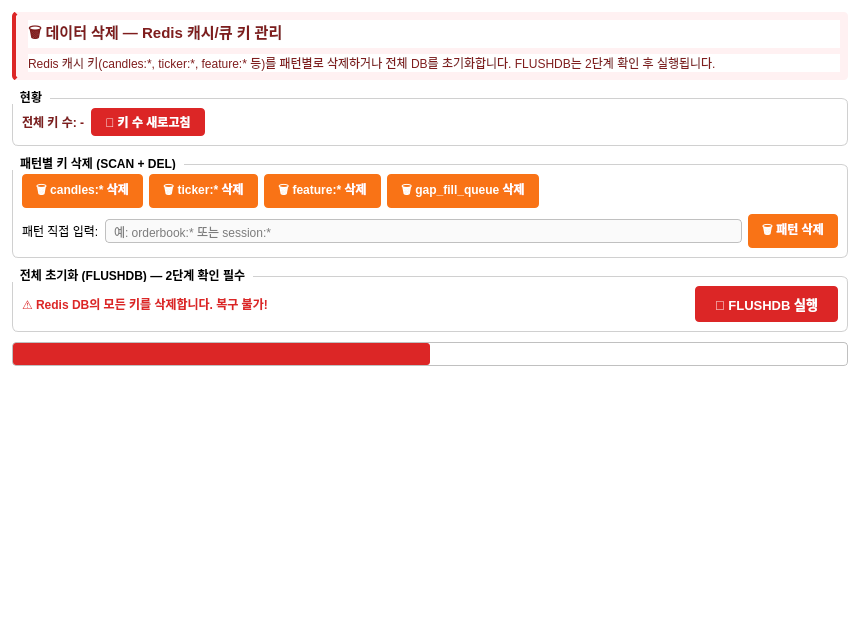
<?xml version="1.0" encoding="UTF-8"?>
<ui version="4.0">
 <class>DeleteTab</class>
 <widget class="QWidget" name="DeleteTab">
  <property name="geometry">
   <rect>
    <x>0</x>
    <y>0</y>
    <width>860</width>
    <height>620</height>
   </rect>
  </property>
  <property name="windowTitle">
   <string>데이터 삭제</string>
  </property>
  <property name="styleSheet">
   <string notr="true">QWidget { background-color: #FFFFFF; font-family: &quot;맑은 고딕&quot;, &quot;Segoe UI&quot;; font-size: 9pt; }
QGroupBox { border: 1px solid #D0D0D0; border-radius: 6px; margin-top: 8px; font-weight: bold; }
QGroupBox::title { subcontrol-origin: margin; subcontrol-position: top left; padding: 0 6px; }
QPushButton { border-radius: 4px; padding: 5px 14px; font-weight: bold; }
QComboBox, QLineEdit { border: 1px solid #C0C0C0; border-radius: 4px; padding: 3px 6px; background: #FAFAFA; }
QProgressBar { border: 1px solid #C0C0C0; border-radius: 4px; text-align: center; }
QProgressBar::chunk { background-color: #DC2626; border-radius: 3px; }</string>
  </property>
  <layout class="QVBoxLayout" name="verticalLayout">
   <property name="spacing">
    <number>10</number>
   </property>
   <property name="leftMargin">
    <number>12</number>
   </property>
   <property name="topMargin">
    <number>12</number>
   </property>
   <property name="rightMargin">
    <number>12</number>
   </property>
   <property name="bottomMargin">
    <number>12</number>
   </property>
   <!-- 상단 배너 -->
   <item>
    <widget class="QFrame" name="frameBanner">
     <property name="styleSheet">
      <string notr="true">QFrame#frameBanner { background-color: #FFF1F2; border-left: 4px solid #DC2626; border-radius: 4px; }</string>
     </property>
     <layout class="QVBoxLayout" name="layoutBanner">
      <property name="leftMargin">
       <number>12</number>
      </property>
      <property name="topMargin">
       <number>8</number>
      </property>
      <property name="rightMargin">
       <number>8</number>
      </property>
      <property name="bottomMargin">
       <number>8</number>
      </property>
      <item>
       <widget class="QLabel" name="labelBannerTitle">
        <property name="text">
         <string>🗑️ 데이터 삭제 — Redis 캐시/큐 키 관리</string>
        </property>
        <property name="styleSheet">
         <string notr="true">font-size: 11pt; font-weight: bold; color: #7F1D1D;</string>
        </property>
       </widget>
      </item>
      <item>
       <widget class="QLabel" name="labelBannerDesc">
        <property name="text">
         <string>Redis 캐시 키(candles:*, ticker:*, feature:* 등)를 패턴별로 삭제하거나 전체 DB를 초기화합니다. FLUSHDB는 2단계 확인 후 실행됩니다.</string>
        </property>
        <property name="styleSheet">
         <string notr="true">color: #7F1D1D;</string>
        </property>
        <property name="wordWrap">
         <bool>true</bool>
        </property>
       </widget>
      </item>
     </layout>
    </widget>
   </item>
   <!-- 전체 키 수 현황 -->
   <item>
    <widget class="QGroupBox" name="groupStatus">
     <property name="title">
      <string>현황</string>
     </property>
     <layout class="QHBoxLayout" name="layoutStatusGroup">
      <item>
       <widget class="QLabel" name="labelKeyCount">
        <property name="text">
         <string>전체 키 수: -</string>
        </property>
        <property name="styleSheet">
         <string notr="true">font-weight: bold; color: #7F1D1D;</string>
        </property>
       </widget>
      </item>
      <item>
       <widget class="QPushButton" name="btnRefreshCount">
        <property name="text">
         <string>🔄 키 수 새로고침</string>
        </property>
        <property name="styleSheet">
         <string notr="true">background-color: #DC2626; color: white;</string>
        </property>
       </widget>
      </item>
      <item>
       <spacer>
        <property name="orientation">
         <enum>Qt::Horizontal</enum>
        </property>
        <property name="sizeHint" stdset="0">
         <size>
          <width>40</width>
          <height>20</height>
         </size>
        </property>
       </spacer>
      </item>
     </layout>
    </widget>
   </item>
   <!-- 패턴별 삭제 그룹 -->
   <item>
    <widget class="QGroupBox" name="groupPatternDelete">
     <property name="title">
      <string>패턴별 키 삭제 (SCAN + DEL)</string>
     </property>
     <layout class="QVBoxLayout" name="layoutPatternGroup">
      <item>
       <layout class="QHBoxLayout" name="layoutPatternRow1">
        <item>
         <widget class="QPushButton" name="btnDeleteCandles">
          <property name="text">
           <string>🗑️ candles:* 삭제</string>
          </property>
          <property name="styleSheet">
           <string notr="true">background-color: #F97316; color: white; padding: 6px 14px;</string>
          </property>
          <property name="toolTip">
           <string>캔들 캐시 키(candles:*) 전체 삭제</string>
          </property>
         </widget>
        </item>
        <item>
         <widget class="QPushButton" name="btnDeleteTicker">
          <property name="text">
           <string>🗑️ ticker:* 삭제</string>
          </property>
          <property name="styleSheet">
           <string notr="true">background-color: #F97316; color: white; padding: 6px 14px;</string>
          </property>
          <property name="toolTip">
           <string>티커 캐시 키(ticker:*) 전체 삭제</string>
          </property>
         </widget>
        </item>
        <item>
         <widget class="QPushButton" name="btnDeleteFeature">
          <property name="text">
           <string>🗑️ feature:* 삭제</string>
          </property>
          <property name="styleSheet">
           <string notr="true">background-color: #F97316; color: white; padding: 6px 14px;</string>
          </property>
          <property name="toolTip">
           <string>피처 캐시 키(feature:*) 전체 삭제</string>
          </property>
         </widget>
        </item>
        <item>
         <widget class="QPushButton" name="btnDeleteGapQueue">
          <property name="text">
           <string>🗑️ gap_fill_queue 삭제</string>
          </property>
          <property name="styleSheet">
           <string notr="true">background-color: #F97316; color: white; padding: 6px 14px;</string>
          </property>
          <property name="toolTip">
           <string>Gap Fill 큐 키 삭제</string>
          </property>
         </widget>
        </item>
        <item>
         <spacer>
          <property name="orientation">
           <enum>Qt::Horizontal</enum>
          </property>
          <property name="sizeHint" stdset="0">
           <size>
            <width>40</width>
            <height>20</height>
           </size>
          </property>
         </spacer>
        </item>
       </layout>
      </item>
      <!-- 사용자 정의 패턴 -->
      <item>
       <layout class="QHBoxLayout" name="layoutCustomPattern">
        <item>
         <widget class="QLabel">
          <property name="text">
           <string>패턴 직접 입력:</string>
          </property>
         </widget>
        </item>
        <item>
         <widget class="QLineEdit" name="editCustomPattern">
          <property name="placeholderText">
           <string>예: orderbook:* 또는 session:*</string>
          </property>
         </widget>
        </item>
        <item>
         <widget class="QPushButton" name="btnDeleteCustomPattern">
          <property name="text">
           <string>🗑️ 패턴 삭제</string>
          </property>
          <property name="styleSheet">
           <string notr="true">background-color: #F97316; color: white; padding: 6px 14px;</string>
          </property>
         </widget>
        </item>
       </layout>
      </item>
     </layout>
    </widget>
   </item>
   <!-- FLUSHDB 그룹 -->
   <item>
    <widget class="QGroupBox" name="groupFlushDb">
     <property name="title">
      <string>전체 초기화 (FLUSHDB) — 2단계 확인 필수</string>
     </property>
     <layout class="QHBoxLayout" name="layoutFlushGroup">
      <item>
       <widget class="QLabel" name="labelFlushWarning">
        <property name="text">
         <string>⚠️ Redis DB의 모든 키를 삭제합니다. 복구 불가!</string>
        </property>
        <property name="styleSheet">
         <string notr="true">color: #DC2626; font-weight: bold;</string>
        </property>
       </widget>
      </item>
      <item>
       <spacer>
        <property name="orientation">
         <enum>Qt::Horizontal</enum>
        </property>
        <property name="sizeHint" stdset="0">
         <size>
          <width>40</width>
          <height>20</height>
         </size>
        </property>
       </spacer>
      </item>
      <item>
       <widget class="QPushButton" name="btnFlushDb">
        <property name="text">
         <string>🔥 FLUSHDB 실행</string>
        </property>
        <property name="styleSheet">
         <string notr="true">background-color: #DC2626; color: white; font-size: 10pt; padding: 8px 20px;</string>
        </property>
        <property name="toolTip">
         <string>Redis DB 전체 삭제 (FLUSHDB). 2단계 확인 후 실행</string>
        </property>
       </widget>
      </item>
     </layout>
    </widget>
   </item>
   <!-- 진행 표시 -->
   <item>
    <widget class="QProgressBar" name="progressDelete">
     <property name="value">
      <number>0</number>
     </property>
     <property name="maximum">
      <number>0</number>
     </property>
     <property name="visible">
      <bool>false</bool>
     </property>
     <property name="textVisible">
      <bool>false</bool>
     </property>
    </widget>
   </item>
   <!-- 결과 레이블 -->
   <item>
    <widget class="QLabel" name="labelResult">
     <property name="text">
      <string></string>
     </property>
     <property name="wordWrap">
      <bool>true</bool>
     </property>
    </widget>
   </item>
   <!-- 하단 여백 -->
   <item>
    <spacer>
     <property name="orientation">
      <enum>Qt::Vertical</enum>
     </property>
     <property name="sizeHint" stdset="0">
      <size>
       <width>20</width>
       <height>40</height>
      </size>
     </property>
    </spacer>
   </item>
  </layout>
 </widget>
 <resources/>
 <connections/>
</ui>
